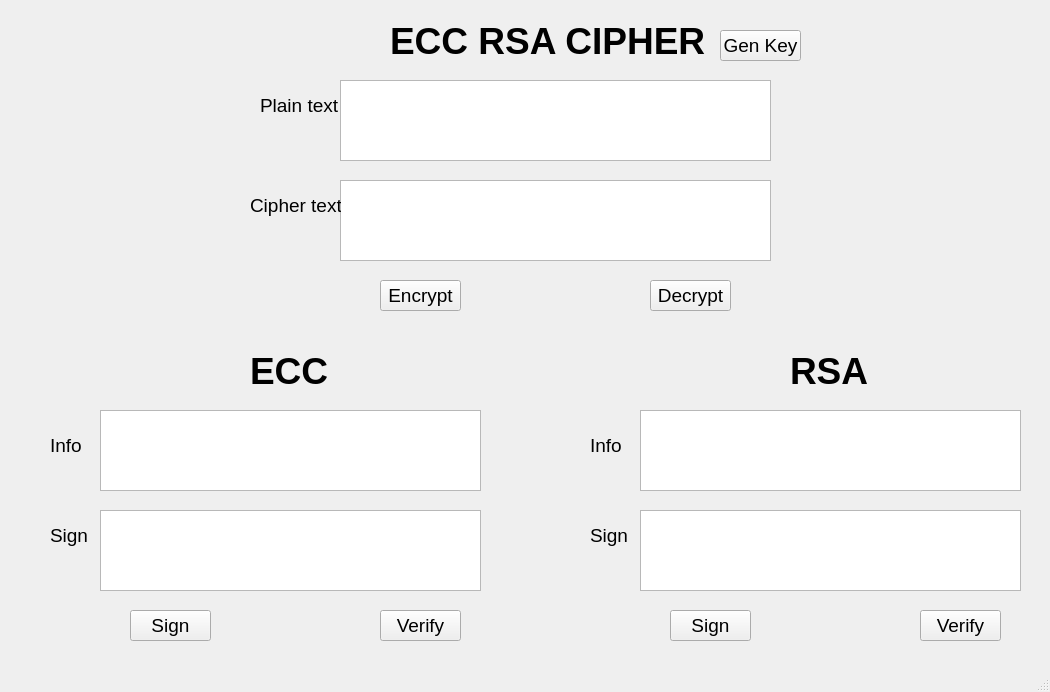
<?xml version="1.0" encoding="UTF-8"?>
<ui version="4.0">
 <class>MainWindow</class>
 <widget class="QMainWindow" name="MainWindow">
  <property name="geometry">
   <rect>
    <x>0</x>
    <y>0</y>
    <width>1050</width>
    <height>692</height>
   </rect>
  </property>
  <property name="windowTitle">
   <string>MainWindow</string>
  </property>
  <widget class="QWidget" name="centralwidget">
   <widget class="QLabel" name="label">
    <property name="geometry">
     <rect>
      <x>390</x>
      <y>10</y>
      <width>321</width>
      <height>61</height>
     </rect>
    </property>
    <property name="font">
     <font>
      <pointsize>28</pointsize>
      <weight>75</weight>
      <bold>true</bold>
     </font>
    </property>
    <property name="text">
     <string>ECC RSA CIPHER</string>
    </property>
   </widget>
   <widget class="QPushButton" name="btn_gen_keys">
    <property name="geometry">
     <rect>
      <x>720</x>
      <y>30</y>
      <width>81</width>
      <height>31</height>
     </rect>
    </property>
    <property name="font">
     <font>
      <pointsize>14</pointsize>
     </font>
    </property>
    <property name="text">
     <string>Gen Key</string>
    </property>
   </widget>
   <widget class="QPushButton" name="btn_encrypt">
    <property name="geometry">
     <rect>
      <x>380</x>
      <y>280</y>
      <width>81</width>
      <height>31</height>
     </rect>
    </property>
    <property name="font">
     <font>
      <pointsize>14</pointsize>
     </font>
    </property>
    <property name="text">
     <string>Encrypt</string>
    </property>
   </widget>
   <widget class="QPushButton" name="btn_decrypt">
    <property name="geometry">
     <rect>
      <x>650</x>
      <y>280</y>
      <width>81</width>
      <height>31</height>
     </rect>
    </property>
    <property name="font">
     <font>
      <pointsize>14</pointsize>
     </font>
    </property>
    <property name="text">
     <string>Decrypt</string>
    </property>
   </widget>
   <widget class="QPushButton" name="btn_sign">
    <property name="geometry">
     <rect>
      <x>670</x>
      <y>610</y>
      <width>81</width>
      <height>31</height>
     </rect>
    </property>
    <property name="font">
     <font>
      <pointsize>14</pointsize>
     </font>
    </property>
    <property name="text">
     <string>Sign</string>
    </property>
   </widget>
   <widget class="QPushButton" name="btn_verify">
    <property name="geometry">
     <rect>
      <x>920</x>
      <y>610</y>
      <width>81</width>
      <height>31</height>
     </rect>
    </property>
    <property name="font">
     <font>
      <pointsize>14</pointsize>
     </font>
    </property>
    <property name="text">
     <string>Verify</string>
    </property>
   </widget>
   <widget class="QTextEdit" name="txt_plain_text">
    <property name="geometry">
     <rect>
      <x>340</x>
      <y>80</y>
      <width>431</width>
      <height>81</height>
     </rect>
    </property>
   </widget>
   <widget class="QTextEdit" name="txt_cipher_text">
    <property name="geometry">
     <rect>
      <x>340</x>
      <y>180</y>
      <width>431</width>
      <height>81</height>
     </rect>
    </property>
   </widget>
   <widget class="QTextEdit" name="txt_info">
    <property name="geometry">
     <rect>
      <x>640</x>
      <y>410</y>
      <width>381</width>
      <height>81</height>
     </rect>
    </property>
   </widget>
   <widget class="QTextEdit" name="txt_sign">
    <property name="geometry">
     <rect>
      <x>640</x>
      <y>510</y>
      <width>381</width>
      <height>81</height>
     </rect>
    </property>
   </widget>
   <widget class="QLabel" name="label_2">
    <property name="geometry">
     <rect>
      <x>260</x>
      <y>90</y>
      <width>81</width>
      <height>31</height>
     </rect>
    </property>
    <property name="font">
     <font>
      <pointsize>14</pointsize>
     </font>
    </property>
    <property name="text">
     <string>Plain text</string>
    </property>
   </widget>
   <widget class="QLabel" name="label_3">
    <property name="geometry">
     <rect>
      <x>250</x>
      <y>190</y>
      <width>91</width>
      <height>31</height>
     </rect>
    </property>
    <property name="font">
     <font>
      <pointsize>14</pointsize>
     </font>
    </property>
    <property name="text">
     <string>Cipher text</string>
    </property>
   </widget>
   <widget class="QLabel" name="label_4">
    <property name="geometry">
     <rect>
      <x>590</x>
      <y>430</y>
      <width>41</width>
      <height>31</height>
     </rect>
    </property>
    <property name="font">
     <font>
      <pointsize>14</pointsize>
     </font>
    </property>
    <property name="text">
     <string>Info</string>
    </property>
   </widget>
   <widget class="QLabel" name="label_5">
    <property name="geometry">
     <rect>
      <x>590</x>
      <y>520</y>
      <width>41</width>
      <height>31</height>
     </rect>
    </property>
    <property name="font">
     <font>
      <pointsize>14</pointsize>
     </font>
    </property>
    <property name="text">
     <string>Sign</string>
    </property>
   </widget>
   <widget class="QLabel" name="label_6">
    <property name="geometry">
     <rect>
      <x>790</x>
      <y>340</y>
      <width>81</width>
      <height>61</height>
     </rect>
    </property>
    <property name="font">
     <font>
      <pointsize>28</pointsize>
      <weight>75</weight>
      <bold>true</bold>
     </font>
    </property>
    <property name="text">
     <string>RSA</string>
    </property>
   </widget>
   <widget class="QTextEdit" name="txt_sign_2">
    <property name="geometry">
     <rect>
      <x>100</x>
      <y>510</y>
      <width>381</width>
      <height>81</height>
     </rect>
    </property>
   </widget>
   <widget class="QLabel" name="label_7">
    <property name="geometry">
     <rect>
      <x>50</x>
      <y>430</y>
      <width>41</width>
      <height>31</height>
     </rect>
    </property>
    <property name="font">
     <font>
      <pointsize>14</pointsize>
     </font>
    </property>
    <property name="text">
     <string>Info</string>
    </property>
   </widget>
   <widget class="QPushButton" name="btn_verify_2">
    <property name="geometry">
     <rect>
      <x>380</x>
      <y>610</y>
      <width>81</width>
      <height>31</height>
     </rect>
    </property>
    <property name="font">
     <font>
      <pointsize>14</pointsize>
     </font>
    </property>
    <property name="text">
     <string>Verify</string>
    </property>
   </widget>
   <widget class="QLabel" name="label_8">
    <property name="geometry">
     <rect>
      <x>50</x>
      <y>520</y>
      <width>41</width>
      <height>31</height>
     </rect>
    </property>
    <property name="font">
     <font>
      <pointsize>14</pointsize>
     </font>
    </property>
    <property name="text">
     <string>Sign</string>
    </property>
   </widget>
   <widget class="QPushButton" name="btn_sign_2">
    <property name="geometry">
     <rect>
      <x>130</x>
      <y>610</y>
      <width>81</width>
      <height>31</height>
     </rect>
    </property>
    <property name="font">
     <font>
      <pointsize>14</pointsize>
     </font>
    </property>
    <property name="text">
     <string>Sign</string>
    </property>
   </widget>
   <widget class="QLabel" name="label_9">
    <property name="geometry">
     <rect>
      <x>250</x>
      <y>340</y>
      <width>81</width>
      <height>61</height>
     </rect>
    </property>
    <property name="font">
     <font>
      <pointsize>28</pointsize>
      <weight>75</weight>
      <bold>true</bold>
     </font>
    </property>
    <property name="text">
     <string>ECC</string>
    </property>
   </widget>
   <widget class="QTextEdit" name="txt_info_2">
    <property name="geometry">
     <rect>
      <x>100</x>
      <y>410</y>
      <width>381</width>
      <height>81</height>
     </rect>
    </property>
   </widget>
  </widget>
  <widget class="QMenuBar" name="menubar">
   <property name="geometry">
    <rect>
     <x>0</x>
     <y>0</y>
     <width>1050</width>
     <height>21</height>
    </rect>
   </property>
  </widget>
  <widget class="QStatusBar" name="statusbar"/>
 </widget>
 <resources/>
 <connections/>
</ui>
